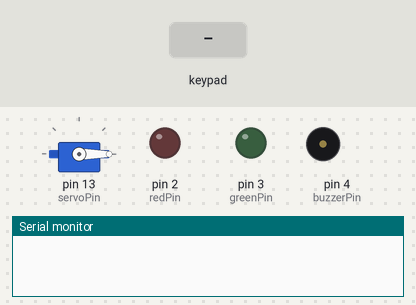
Simulated run of this sketch. Board: Arduino Uno, built with avr-gcc and run on an emulated ATmega328P. Shown: servo, output pins drawn as LEDs (lit = HIGH), buzzer (waves = sounding, pin HIGH), the last lines printed to the serial monitor. The inputs (shaded band) are chosen by the test bench.

Above: at 1.2 s.
1.3 s: keypad keys 1 3 2 6 pressed 0.4 s apart
At 4.1 s:
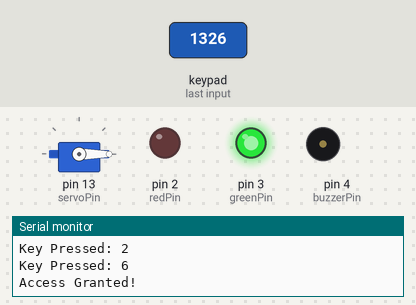
At 5.8 s:
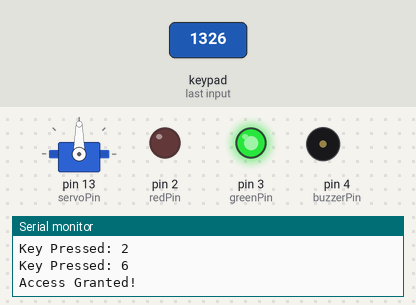
5.9 s: keypad keys 1 3 9 7 pressed 0.4 s apart
At 10.4 s:
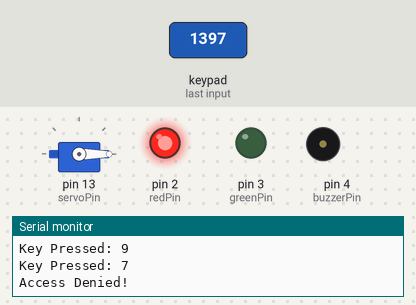
10.5 s: key 'A' pressed
13.5 s: key 'B' pressed
15.0 s: key 'C' pressed
16.5 s: key '1' pressed
At 19.9 s:
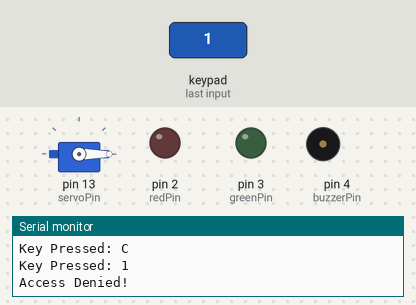
Timing chart, 0 to 20.5 s (numbered marks = the images above; inputs shaded):
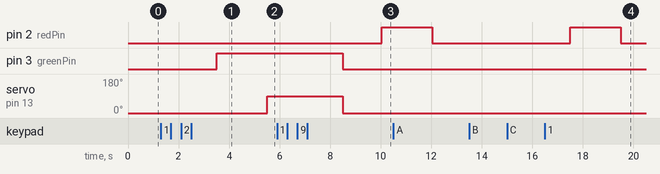

The sketch:

password_servo_rgb_buzzer_complete.ino
```cpp
#include <Keypad.h>
#include <Servo.h>

// Keypad setup
const byte ROWS = 4;
const byte COLS = 4;

char keys[ROWS][COLS] = {
  {'1', '2', '3', 'A'},
  {'4', '5', '6', 'B'},
  {'7', '8', '9', 'C'},
  {'*', '0', '#', 'D'}
};

byte rowPins[ROWS] = {12, 11, A0, A1}; // Row pins
byte colPins[COLS] = {A2, A3, A4, A5}; // Column pins
Keypad keypad = Keypad(makeKeymap(keys), rowPins, colPins, ROWS, COLS);

// RGB LED setup
int redPin = 2;    // Red pin of RGB LED
int greenPin = 3;  // Green pin of RGB LED

// Buzzer setup
int buzzerPin = 4; // Buzzer connected to pin 4

// Servo setup
Servo myServo;
int servoPin = 13; // Servo connected to pin 13

// Password setup
const char correctPassword[] = "1326"; // Correct password
char enteredPassword[5]; // Store entered password (4 digits + null terminator)
int position = 0;        // Tracks position of entered digits
int attemptCounter = 0;  // Tracks incorrect attempts

void setup() {
  Serial.begin(9600);

  // Initialize RGB LED pins
  pinMode(redPin, OUTPUT);
  pinMode(greenPin, OUTPUT);
  digitalWrite(redPin, LOW);   // Ensure red LED is off initially
  digitalWrite(greenPin, LOW); // Ensure green LED is off initially

  // Initialize buzzer
  pinMode(buzzerPin, OUTPUT);
  digitalWrite(buzzerPin, LOW); // Ensure buzzer is off initially

  // Initialize servo
  myServo.attach(servoPin);
  myServo.write(0); // Start servo at locked position (0 degrees)
}

void loop() {
  char key = keypad.getKey(); // Get keypress from keypad

  if (key) { // If a key is pressed
    Serial.print("Key Pressed: ");
    Serial.println(key);

    // Store the key in the enteredPassword array
    enteredPassword[position] = key;
    position++;

    // Check if the password is complete
    if (position == 4) {
      enteredPassword[position] = '\0'; // Null-terminate the string

      // Validate password
      if (strcmp(enteredPassword, correctPassword) == 0) {
        // Password is correct
        Serial.println("Access Granted!");

        // Turn on green LED
        delay(1000);
        digitalWrite(greenPin, HIGH);
        digitalWrite(redPin, LOW);
        delay(2000);

        // Unlock servo
        myServo.write(90); // Unlock position (90 degrees)
        delay(3000);       // Keep it unlocked for 5 seconds
        myServo.write(0);  // Lock again (0 degrees)
        digitalWrite(greenPin, LOW); // Turn off green LED
        attemptCounter = 0; // Reset incorrect attempts
      } else {
        // Password is incorrect
        Serial.println("Access Denied!");
        attemptCounter++; // Increment incorrect attempt counter

        // Turn on red LED
        delay(1000);
        digitalWrite(redPin, HIGH);
        digitalWrite(greenPin, LOW);

        delay(2000); // Keep red LED on for 2 seconds
        digitalWrite(redPin, LOW); // Turn off red LED

        // Trigger buzzer on third incorrect attempt
        if (attemptCounter >= 3) {
          Serial.println("Intruder");

          // Turn on red LED and keep it on
          digitalWrite(redPin, HIGH);

          // Activate buzzer with a pattern
          for (int i = 0; i < 5; i++) { // Buzz 5 times
            digitalWrite(buzzerPin, HIGH);
            delay(300);
            digitalWrite(buzzerPin, LOW);
            delay(300);
          }

          // Reset the system after buzzer alert
          digitalWrite(redPin, LOW); // Turn off red LED
          attemptCounter = 0; // Reset incorrect attempts
        }
      }

      // Reset for the next attempt
      position = 0; // Reset position
    }
  }
}
```

Measured:
- after the input at 1.3 s, pin 3 (greenPin): LOW → HIGH after 2.2 s; servo on pin 13 (servoPin): 0° → 90° after 4.2 s
- after the input at 5.9 s, pin 2 (redPin): LOW → HIGH after 4.1 s
- after the input at 16.5 s, pin 2 (redPin): LOW → HIGH after 1.0 s, → LOW 2.0 s later
